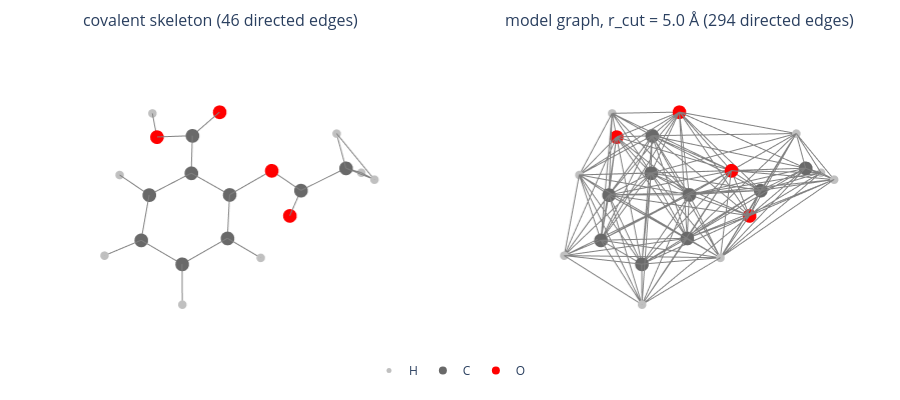

The code cell stored with this chart in its notebook:
### Markdown cell above
<div style="background: rgba(33, 150, 243, 0.10); border-left: 4px solid #2196f3; padding: 0.6em 1em; margin: 0.8em 0; border-radius: 0 4px 4px 0;"> 

<b>Note:</b> The covalent skeleton (only bond-length pairs, $d < 1.8$ Å), and
the radius graph the models actually consume at $r_\mathrm{cut} = 5$ Å.
Aspirin's diameter is only $\approx$ 8 Å, so the model graph connects most
pairs. So, the "dilute" regime of Lesson 07a does not exist here.
</div>

### Code cell
# Get the first training frame's positions
pos0 = train_frames[0]["pos"]

# Compute the radius graph for the covalent skeleton
# (bond-length pairs, d < 1.8 Å)
bonds = radius_graph(pos0, 1.8)

# Compute the radius graph for the model's cutoff
# (What SchNet / DimeNet actually see)
graph = radius_graph(pos0, R_CUT)

# Visualize the covalent skeleton and the model graph
fig = scene3d(1, 2, titles=[f"covalent skeleton ({bonds.shape[1]} directed edges)",
                            f"model graph, r_cut = {R_CUT} Å ({graph.shape[1]} directed edges)"],
              title_dy=-0.05)

# Draw the point cloud for the two graphs, coloring by element
elements = {1: ("H", "silver", 5), 6: ("C", "dimgray", 8), 8: ("O", "red", 8)}

for panel, edges in enumerate([bonds, graph]):
    draw_point_cloud(pos0, fig=fig, cell=(1, panel + 1), size=1, color="lightgray",
                     edges=edges)
    for Z_el, (name, color, size) in elements.items():
        draw_point_cloud(pos0[z == Z_el], fig=fig, cell=(1, panel + 1), color=color,
                         size=size, label=name if panel == 0 else None)
show3d(fig)

### Figure 1 — Plotly figure (JSON) as saved in the notebook; plotly's stock layout.template omitted (floating-point values rounded to 4 significant figures; data arrays with more than 128 entries replaced by an {"elided": "..."} marker saying what was removed)
{"data": [{"hoverinfo": "skip", "line": {"color": "gray", "width": 2}, "mode": "lines", "scene": "scene", "showlegend": false, "type": "scatter3d", "x": {"elided": "138 float values"}, "y": {"elided": "138 float values"}, "z": {"elided": "138 float values"}}, {"hovertemplate": "(%{x:.2f}, %{y:.2f}, %{z:.2f})<extra></extra>", "marker": {"color": "#d3d3d3", "line": {"width": 0}, "size": 1, "symbol": "circle"}, "mode": "markers", "name": "", "scene": "scene", "showlegend": false, "type": "scatter3d", "x": [2.01, 1.214, 2.946, 2.454, -2.798, 0.6429, 0.3398, -1.382, -1.677, 0.2139, -0.2937, -1.716, -0.8227, -0.1781, 2.367, 0.927, 3.915, 3.131, -2.616, -3.755, -2.767], "y": [-1.185, 1.294, -0.4349, 0.7308, 2.465, -0.8233, 0.5249, -1.619, 1.393, -3.05, -1.785, 1.656, 1.121, -3.733, -2.093, 2.299, -0.867, 1.488, 3.474, 2.57, 1.961], "z": [-0.02037, -0.6642, -0.7374, -1.205, 0.3983, 0.2878, 0.006952, 1.394, -1.463, 0.5246, 0.8618, -0.3091, 0.5996, 1.045, 0.4364, -0.9246, -0.9662, -1.685, 0.5497, -0.163, 1.42]}, {"hovertemplate": "(%{x:.2f}, %{y:.2f}, %{z:.2f})<extra></extra>", "marker": {"color": "#c0c0c0", "line": {"width": 0}, "size": 5, "symbol": "circle"}, "mode": "markers", "name": "H", "scene": "scene", "showlegend": true, "type": "scatter3d", "x": [-0.1781, 2.367, 0.927, 3.915, 3.131, -2.616, -3.755, -2.767], "y": [-3.733, -2.093, 2.299, -0.867, 1.488, 3.474, 2.57, 1.961], "z": [1.045, 0.4364, -0.9246, -0.9662, -1.685, 0.5497, -0.163, 1.42]}, {"hovertemplate": "(%{x:.2f}, %{y:.2f}, %{z:.2f})<extra></extra>", "marker": {"color": "#696969", "line": {"width": 0}, "size": 8, "symbol": "circle"}, "mode": "markers", "name": "C", "scene": "scene", "showlegend": true, "type": "scatter3d", "x": [2.01, 1.214, 2.946, 2.454, -2.798, 0.6429, 0.3398, -0.2937, -1.716], "y": [-1.185, 1.294, -0.4349, 0.7308, 2.465, -0.8233, 0.5249, -1.785, 1.656], "z": [-0.02037, -0.6642, -0.7374, -1.205, 0.3983, 0.2878, 0.006952, 0.8618, -0.3091]}, {"hovertemplate": "(%{x:.2f}, %{y:.2f}, %{z:.2f})<extra></extra>", "marker": {"color": "#ff0000", "line": {"width": 0}, "size": 8, "symbol": "circle"}, "mode": "markers", "name": "O", "scene": "scene", "showlegend": true, "type": "scatter3d", "x": [-1.382, -1.677, 0.2139, -0.8227], "y": [-1.619, 1.393, -3.05, 1.121], "z": [1.394, -1.463, 0.5246, 0.5996]}, {"hoverinfo": "skip", "line": {"color": "gray", "width": 2}, "mode": "lines", "scene": "scene2", "showlegend": false, "type": "scatter3d", "x": {"elided": "882 float values"}, "y": {"elided": "882 float values"}, "z": {"elided": "882 float values"}}, {"hovertemplate": "(%{x:.2f}, %{y:.2f}, %{z:.2f})<extra></extra>", "marker": {"color": "#d3d3d3", "line": {"width": 0}, "size": 1, "symbol": "circle"}, "mode": "markers", "name": "", "scene": "scene2", "showlegend": false, "type": "scatter3d", "x": [2.01, 1.214, 2.946, 2.454, -2.798, 0.6429, 0.3398, -1.382, -1.677, 0.2139, -0.2937, -1.716, -0.8227, -0.1781, 2.367, 0.927, 3.915, 3.131, -2.616, -3.755, -2.767], "y": [-1.185, 1.294, -0.4349, 0.7308, 2.465, -0.8233, 0.5249, -1.619, 1.393, -3.05, -1.785, 1.656, 1.121, -3.733, -2.093, 2.299, -0.867, 1.488, 3.474, 2.57, 1.961], "z": [-0.02037, -0.6642, -0.7374, -1.205, 0.3983, 0.2878, 0.006952, 1.394, -1.463, 0.5246, 0.8618, -0.3091, 0.5996, 1.045, 0.4364, -0.9246, -0.9662, -1.685, 0.5497, -0.163, 1.42]}, {"hovertemplate": "(%{x:.2f}, %{y:.2f}, %{z:.2f})<extra></extra>", "marker": {"color": "#c0c0c0", "line": {"width": 0}, "size": 5, "symbol": "circle"}, "mode": "markers", "name": "", "scene": "scene2", "showlegend": false, "type": "scatter3d", "x": [-0.1781, 2.367, 0.927, 3.915, 3.131, -2.616, -3.755, -2.767], "y": [-3.733, -2.093, 2.299, -0.867, 1.488, 3.474, 2.57, 1.961], "z": [1.045, 0.4364, -0.9246, -0.9662, -1.685, 0.5497, -0.163, 1.42]}, {"hovertemplate": "(%{x:.2f}, %{y:.2f}, %{z:.2f})<extra></extra>", "marker": {"color": "#696969", "line": {"width": 0}, "size": 8, "symbol": "circle"}, "mode": "markers", "name": "", "scene": "scene2", "showlegend": false, "type": "scatter3d", "x": [2.01, 1.214, 2.946, 2.454, -2.798, 0.6429, 0.3398, -0.2937, -1.716], "y": [-1.185, 1.294, -0.4349, 0.7308, 2.465, -0.8233, 0.5249, -1.785, 1.656], "z": [-0.02037, -0.6642, -0.7374, -1.205, 0.3983, 0.2878, 0.006952, 0.8618, -0.3091]}, {"hovertemplate": "(%{x:.2f}, %{y:.2f}, %{z:.2f})<extra></extra>", "marker": {"color": "#ff0000", "line": {"width": 0}, "size": 8, "symbol": "circle"}, "mode": "markers", "name": "", "scene": "scene2", "showlegend": false, "type": "scatter3d", "x": [-1.382, -1.677, 0.2139, -0.8227], "y": [-1.619, 1.393, -3.05, 1.121], "z": [1.394, -1.463, 0.5246, 0.5996]}], "layout": {"annotations": [{"font": {"size": 16}, "showarrow": false, "text": "covalent skeleton (46 directed edges)", "x": 0.24, "xanchor": "center", "xref": "paper", "y": 0.95, "yanchor": "bottom", "yref": "paper"}, {"font": {"size": 16}, "showarrow": false, "text": "model graph, r_cut = 5.0 Å (294 directed edges)", "x": 0.76, "xanchor": "center", "xref": "paper", "y": 0.95, "yanchor": "bottom", "yref": "paper"}], "height": 400, "legend": {"orientation": "h", "x": 0.5, "xanchor": "center", "y": 0, "yanchor": "top"}, "margin": {"b": 44, "l": 8, "r": 8, "t": 16}, "scene": {"aspectmode": "data", "domain": {"x": [0, 0.48], "y": [0, 1]}, "xaxis": {"showbackground": false, "visible": false}, "yaxis": {"showbackground": false, "visible": false}, "zaxis": {"showbackground": false, "visible": false}}, "scene2": {"aspectmode": "data", "domain": {"x": [0.52, 1], "y": [0, 1]}, "xaxis": {"showbackground": false, "visible": false}, "yaxis": {"showbackground": false, "visible": false}, "zaxis": {"showbackground": false, "visible": false}}, "showlegend": true, "title": {}}}
